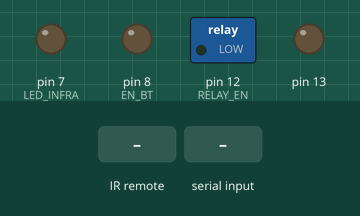
Recording of a sketch running on a simulated Arduino Uno, built with avr-gcc and run on an emulated ATmega328P. On the bench: switched loads named in the sketch (green lamp = pin HIGH), output pins drawn as LEDs (lit = HIGH). The inputs (shaded band) are chosen by the test bench. Pins used as bus, display or sensor lines are not drawn.

Above: at 1.2 s.
1.3 s: infrared code 0x681CDED5 received
At 2.4 s:
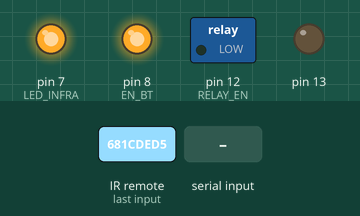
2.8 s: "CMD1\n" received over the second serial link
At 3.5 s:
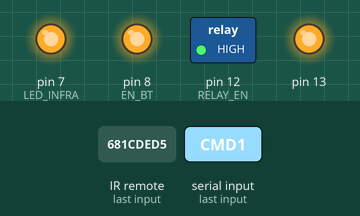
4.3 s: "CMDS\n" received over the second serial link
At 4.7 s:
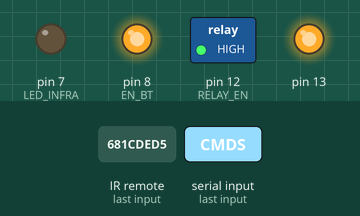
5.8 s: "CMD0\n" received over the second serial link
At 7.0 s:
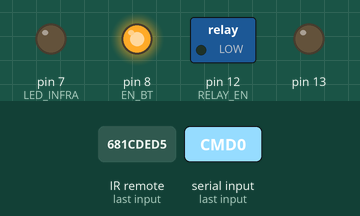
Timing chart, 0 to 8.3 s (numbered marks = the images above; inputs shaded):
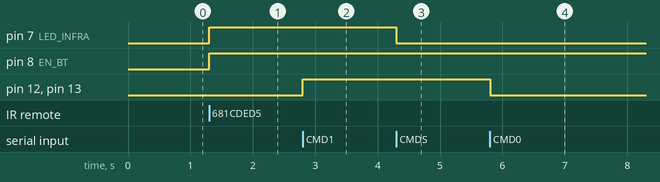

Measured:
- after the input at 1.3 s, pin 7 (LED_INFRA), pin 8 (EN_BT): LOW → HIGH at once
- after the input at 2.8 s, pin 12 (RELAY_EN), pin 13: LOW → HIGH at once
- after the input at 4.3 s, pin 7 (LED_INFRA): HIGH → LOW at once
- after the input at 5.8 s, pin 12 (RELAY_EN), pin 13: HIGH → LOW at once

The sketch:

door_controler.ino
```cpp
#include <SoftwareSerial.h>           //For bluetooth communication though other pins in the serial
#include <IRremote.h>                 //Infrared library for receiving packets

/*Infrared variables*/
int RECV_PIN = 11;        //The receive pin
boolean enableIR = true;  //Enable infrared receive
IRrecv irrecv(RECV_PIN);  //Configure infrared
decode_results results;   //Where the results from the infrared will arrive

/*Serial bluetooth comunication*/
SoftwareSerial bluetooth(10, 9);    //Rx and TX
String cmd = "";                    //String of received command
boolean receivedCommand = false;    //Received a command


int i = 1;                          //helper counter
int RST = 3;                        //reset pin
int EN_BT = 8;                      //enable bluetooth pin
int LED_INFRA = 7;                  //LED infra pin (waring LED)
int RELAY_EN = 12;                  //relay enable pin

void setup()
{
  digitalWrite(RST,HIGH);           //set te reset pin to high so arduino wont be reseting all the time
  digitalWrite(EN_BT,LOW);          //disable bluetooth
  /*Saves 4 bytes for the received commands*/
  cmd.reserve(4);

  /*Start the pin as output for the transistor that turn the relay on and off*/
  pinMode(RELAY_EN,OUTPUT);

  /*The LED of the board will imitate the LED of the relay*/
  pinMode(13,OUTPUT);

  //configure all used pins as output
  pinMode(RST,OUTPUT);
  pinMode(LED_INFRA,OUTPUT);
  pinMode(EN_BT,OUTPUT);

  /*Setup the serial to communicate with the bt module*/
  bluetooth.begin(38400);

  //make sure infra led is turned off
  digitalWrite(LED_INFRA,LOW);
  irrecv.enableIRIn(); // Start the infrared receiver
}

void loop()
{
  //has a command been processed
  if(receivedCommand)
  {
    onCommandReceived();
  }

  //has anything arrived through the bluetooth serial interface
  if(bluetooth.available())
  {
    serialEvent();
  }

  //is the infrared enabled
  if(enableIR)
  {
    //has anything arrived through the infrared interface
    if (irrecv.decode(&results)) {
     treatIRReceive();
    }
  }

}

//treats a received package from the infrared
void treatIRReceive()
{
        //if the received package is the correct one
       if(results.value == 0x681cded5)
       {
        //disable the receiving of more packages
         enableIR = false;
         //enable the infrared LED
         digitalWrite(LED_INFRA,HIGH);
         //turn on the bluetooth
         digitalWrite(EN_BT,HIGH);
       }
       irrecv.resume(); // Receive the next value
}

//in case a command has been received and processed from the bluetooth serial
void onCommandReceived()
{
    //disable the receiving of more commands for now
    receivedCommand = false;

    //treat the command string
    cmd.toUpperCase();
    cmd=cmd.substring(0,4);

    //if received the turn on command
    if(cmd=="CMD1")
    {

      Serial.println("Turn on");
      digitalWrite(RELAY_EN,HIGH);
      digitalWrite(13,HIGH);
    }

    //if recieved the turn off command
    if(cmd=="CMD0")
    {

      Serial.println("Turn on");
      digitalWrite(RELAY_EN,LOW);
      digitalWrite(13,LOW);
    }

    //if received the reset command
    if(cmd=="CMDR")
    {
       digitalWrite(RST,LOW);
     }

    //if received the suspend command
     if(cmd=="CMDS")
      {
        digitalWrite(LED_INFRA,LOW);
     }

    //if received the identify command
     if(cmd=="CMDI")
     {
       bluetooth.println("CMDD%");
     }
    cmd = "";
    i = 1;
}

//in case there's something new in the bluetooth serial
void serialEvent() {
  while (bluetooth.available()) {
    char inputChar = (char)bluetooth.read();
    cmd += inputChar;
    Serial.println(inputChar);
    if (inputChar == '\n' || inputChar=='%') {
      receivedCommand = true;

    }
  }
}
```
